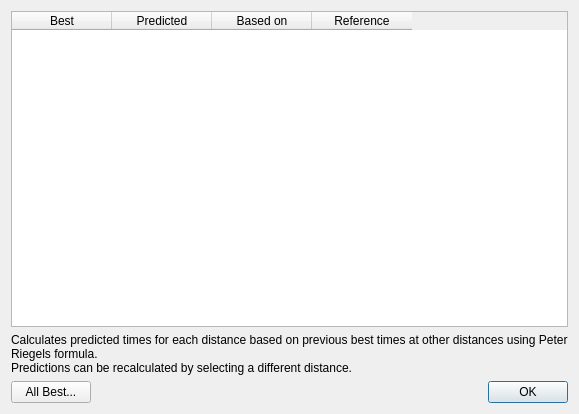
<?xml version="1.0" encoding="UTF-8"?>
<ui version="4.0">
 <class>Analysis</class>
 <widget class="QDialog" name="Analysis">
  <property name="geometry">
   <rect>
    <x>0</x>
    <y>0</y>
    <width>579</width>
    <height>414</height>
   </rect>
  </property>
  <property name="windowTitle">
   <string>Dialog</string>
  </property>
  <layout class="QVBoxLayout" name="verticalLayout_2">
   <item>
    <layout class="QVBoxLayout" name="verticalLayout">
     <item>
      <widget class="QTableWidget" name="analysisTable">
       <property name="autoFillBackground">
        <bool>false</bool>
       </property>
       <property name="gridStyle">
        <enum>Qt::SolidLine</enum>
       </property>
       <property name="cornerButtonEnabled">
        <bool>false</bool>
       </property>
       <column>
        <property name="text">
         <string>Best</string>
        </property>
       </column>
       <column>
        <property name="text">
         <string>Predicted</string>
        </property>
       </column>
       <column>
        <property name="text">
         <string>Based on</string>
        </property>
       </column>
       <column>
        <property name="text">
         <string>Reference</string>
        </property>
       </column>
      </widget>
     </item>
     <item>
      <widget class="QLabel" name="label">
       <property name="text">
        <string>Calculates predicted times for each distance based on previous best times at other distances using Peter Riegels formula.
Predictions can be recalculated by selecting a different distance.</string>
       </property>
       <property name="alignment">
        <set>Qt::AlignLeading|Qt::AlignLeft|Qt::AlignTop</set>
       </property>
       <property name="wordWrap">
        <bool>true</bool>
       </property>
       <property name="margin">
        <number>6</number>
       </property>
      </widget>
     </item>
    </layout>
   </item>
   <item>
    <layout class="QHBoxLayout" name="horizontalLayout">
     <item>
      <widget class="QPushButton" name="allBest">
       <property name="text">
        <string>All Best...</string>
       </property>
      </widget>
     </item>
     <item>
      <widget class="QDialogButtonBox" name="buttonBox">
       <property name="orientation">
        <enum>Qt::Horizontal</enum>
       </property>
       <property name="standardButtons">
        <set>QDialogButtonBox::Ok</set>
       </property>
      </widget>
     </item>
    </layout>
   </item>
  </layout>
 </widget>
 <resources/>
 <connections>
  <connection>
   <sender>buttonBox</sender>
   <signal>accepted()</signal>
   <receiver>Analysis</receiver>
   <slot>accept()</slot>
   <hints>
    <hint type="sourcelabel">
     <x>248</x>
     <y>254</y>
    </hint>
    <hint type="destinationlabel">
     <x>157</x>
     <y>274</y>
    </hint>
   </hints>
  </connection>
  <connection>
   <sender>buttonBox</sender>
   <signal>rejected()</signal>
   <receiver>Analysis</receiver>
   <slot>reject()</slot>
   <hints>
    <hint type="sourcelabel">
     <x>316</x>
     <y>260</y>
    </hint>
    <hint type="destinationlabel">
     <x>286</x>
     <y>274</y>
    </hint>
   </hints>
  </connection>
 </connections>
</ui>
